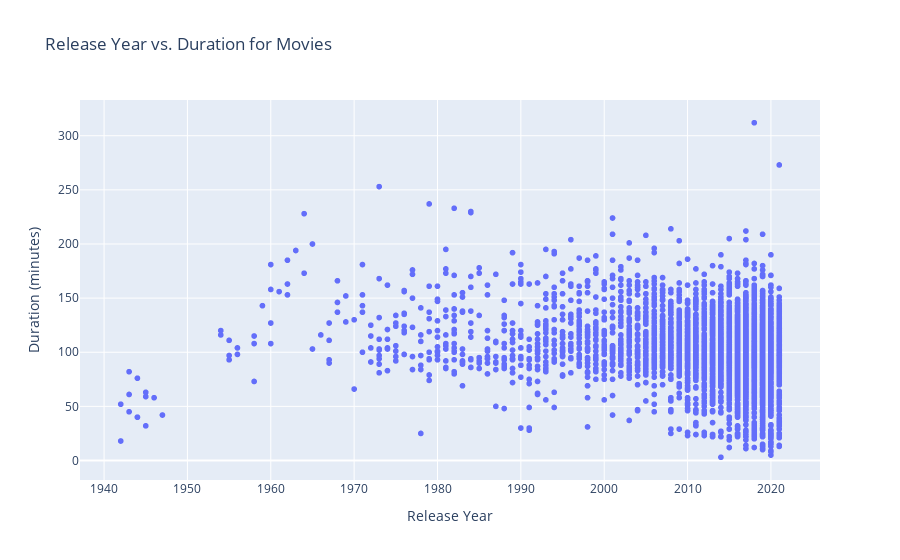
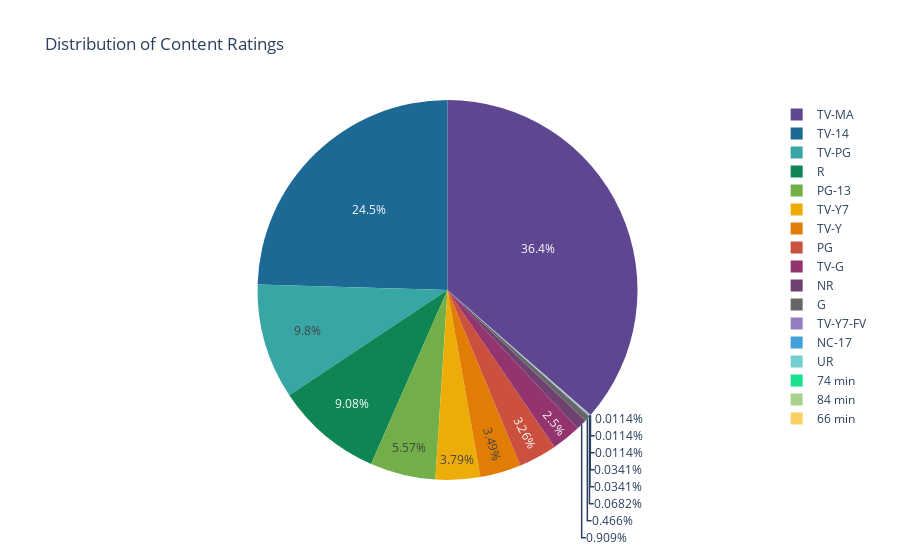
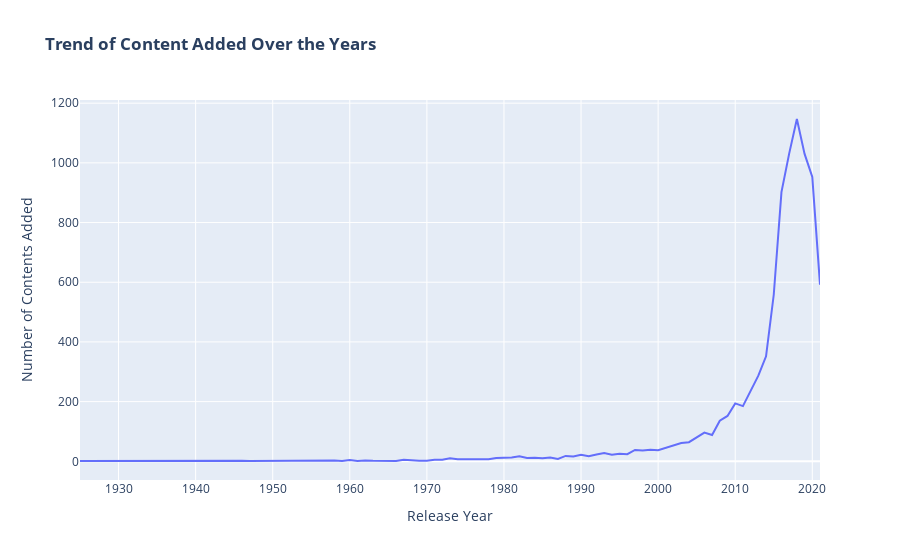

The notebook cell saved with these charts, in order:
### Markdown cell above
Visualization Using Plotly

### Code cell
def data_visualization_plotly(df):
    movies_df = df[df['type'] == 'Movie'].dropna(subset=['duration'])
    fig = px.scatter(movies_df, x='release_year', y='duration',
                    title='Release Year vs. Duration for Movies',
                    labels={'release_year': 'Release Year', 'duration': 'Duration (minutes)'})
    fig.show()

    # Clean and analyze ratings
    df['rating'] = df['rating'].str.strip()
    df = df.dropna(subset=['rating'])
    rating_counts = df['rating'].value_counts().reset_index()
    rating_counts.columns = ['rating', 'count']

    # Pie Chart: Distribution of Content Ratings
    fig = px.pie(rating_counts, names='rating', values='count', title='Distribution of Content Ratings', 
                color_discrete_sequence=px.colors.qualitative.Prism)
    fig.show()

    # Interactive Line Chart: Content Added by Release Year
    content_per_year = df['release_year'].value_counts().sort_index()
    fig = px.line(x=content_per_year.index, y=content_per_year.values,
                title='<b>Trend of Content Added Over the Years</b>',
                labels={'x': 'Release Year', 'y': 'Number of Contents Added'})
    fig.show()

data_visualization_plotly(df)

### Figure 1 — Plotly figure (JSON) as saved in the notebook; plotly's stock layout.template omitted (floating-point values rounded to 4 significant figures; data arrays with more than 128 entries replaced by an {"elided": "..."} marker saying what was removed)
{"data": [{"hovertemplate": "Release Year=%{x}<br>Duration (minutes)=%{y}<extra></extra>", "legendgroup": "", "marker": {"color": "#636efa", "symbol": "circle"}, "mode": "markers", "name": "", "showlegend": false, "type": "scattergl", "x": {"elided": "6128 int values"}, "xaxis": "x", "y": {"elided": "6128 int values"}, "yaxis": "y"}], "layout": {"legend": {"tracegroupgap": 0}, "title": {"text": "Release Year vs. Duration for Movies"}, "xaxis": {"anchor": "y", "domain": [0, 1], "title": {"text": "Release Year"}}, "yaxis": {"anchor": "x", "domain": [0, 1], "title": {"text": "Duration (minutes)"}}}}

### Figure 2 — Plotly figure (JSON) as saved in the notebook; plotly's stock layout.template omitted (floating-point values rounded to 4 significant figures)
{"data": [{"domain": {"x": [0, 1], "y": [0, 1]}, "hovertemplate": "rating=%{label}<br>count=%{value}<extra></extra>", "labels": ["TV-MA", "TV-14", "TV-PG", "R", "PG-13", "TV-Y7", "TV-Y", "PG", "TV-G", "NR", "G", "TV-Y7-FV", "NC-17", "UR", "74 min", "84 min", "66 min"], "legendgroup": "", "name": "", "showlegend": true, "type": "pie", "values": [3207, 2160, 863, 799, 490, 334, 307, 287, 220, 80, 41, 6, 3, 3, 1, 1, 1]}], "layout": {"legend": {"tracegroupgap": 0}, "piecolorway": ["rgb(95, 70, 144)", "rgb(29, 105, 150)", "rgb(56, 166, 165)", "rgb(15, 133, 84)", "rgb(115, 175, 72)", "rgb(237, 173, 8)", "rgb(225, 124, 5)", "rgb(204, 80, 62)", "rgb(148, 52, 110)", "rgb(111, 64, 112)", "rgb(102, 102, 102)"], "title": {"text": "Distribution of Content Ratings"}}}

### Figure 3 — Plotly figure (JSON) as saved in the notebook; plotly's stock layout.template omitted (floating-point values rounded to 4 significant figures)
{"data": [{"hovertemplate": "Release Year=%{x}<br>Number of Contents Added=%{y}<extra></extra>", "legendgroup": "", "line": {"color": "#636efa", "dash": "solid"}, "marker": {"symbol": "circle"}, "mode": "lines", "name": "", "orientation": "v", "showlegend": false, "type": "scatter", "x": [1925, 1942, 1943, 1944, 1945, 1946, 1947, 1954, 1955, 1956, 1958, 1959, 1960, 1961, 1962, 1963, 1964, 1965, 1966, 1967, 1968, 1969, 1970, 1971, 1972, 1973, 1974, 1975, 1976, 1977, 1978, 1979, 1980, 1981, 1982, 1983, 1984, 1985, 1986, 1987, 1988, 1989, 1990, 1991, 1992, 1993, 1994, 1995, 1996, 1997, 1998, 1999, 2000, 2001, 2002, 2003, 2004, 2005, 2006, 2007, 2008, 2009, 2010, 2011, 2012, 2013, 2014, 2015, 2016, 2017, 2018, 2019, 2020, 2021], "xaxis": "x", "y": [1, 2, 3, 3, 4, 2, 1, 2, 3, 2, 3, 1, 4, 1, 3, 2, 2, 2, 1, 5, 3, 2, 2, 5, 5, 10, 7, 7, 9, 7, 7, 11, 11, 13, 17, 11, 12, 10, 13, 8, 18, 16, 22, 17, 23, 28, 22, 25, 24, 38, 36, 39, 37, 45, 51, 61, 64, 80, 96, 88, 136, 152, 194, 185, 237, 287, 352, 558, 902, 1031, 1147, 1030, 953, 592], "yaxis": "y"}], "layout": {"legend": {"tracegroupgap": 0}, "title": {"text": "<b>Trend of Content Added Over the Years</b>"}, "xaxis": {"anchor": "y", "domain": [0, 1], "title": {"text": "Release Year"}}, "yaxis": {"anchor": "x", "domain": [0, 1], "title": {"text": "Number of Contents Added"}}}}
